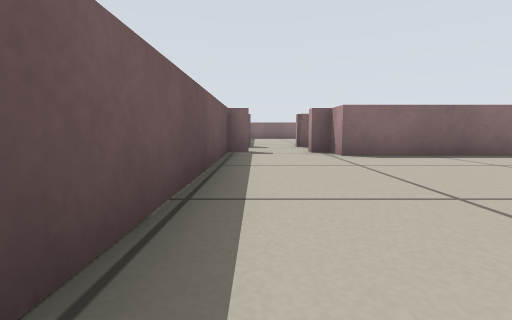
View 1 (above)

24 first-person views from a walk through a robot-simulator world made for Stage. The camera is 0.25 m above the floor, tilts 6° down and sees 85° across. Floor lines are 1 m apart. The floor is counted in squares, 0.5 m on a side. Each view is taken from the middle of a square. On the plan, view 1 faces up. The plan holds only what a view shows up to about 9 squares ahead; the rest is blank. Robots are left out.

View 2
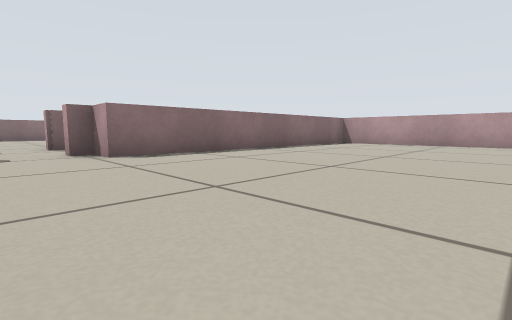

View 3
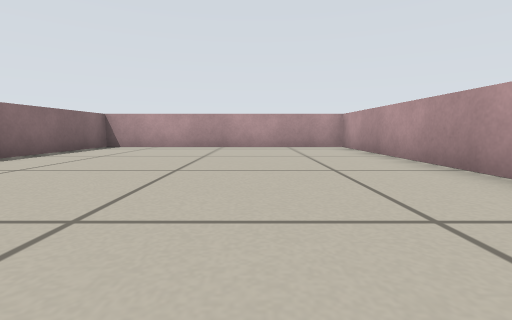

View 4
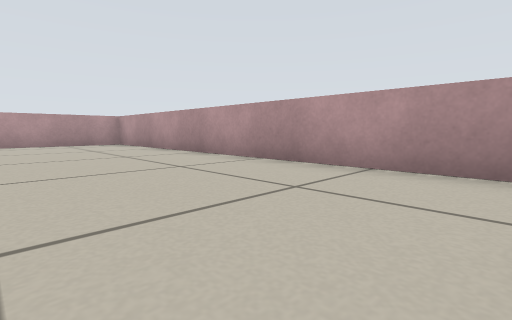

View 5
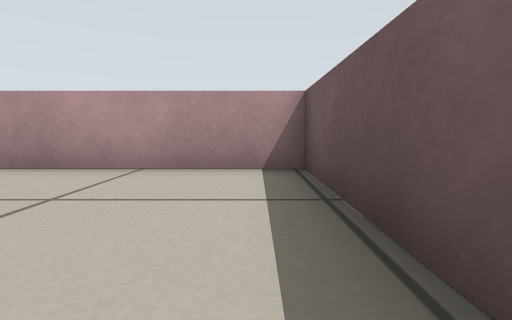

View 6
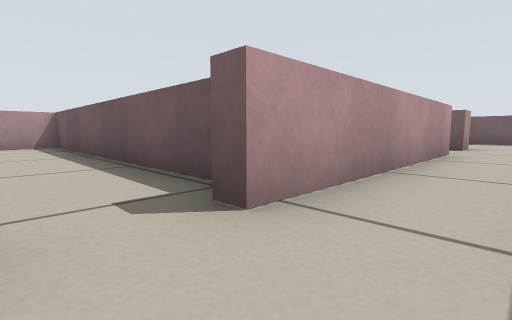

View 7
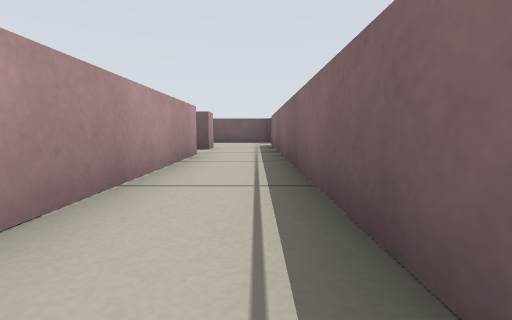

View 8
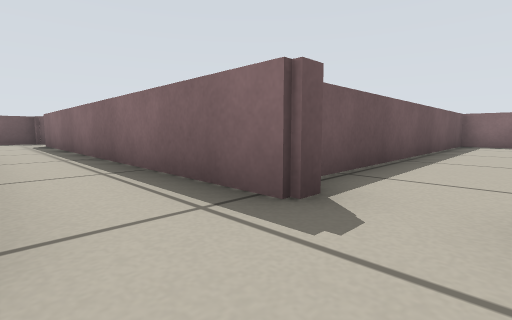

View 9
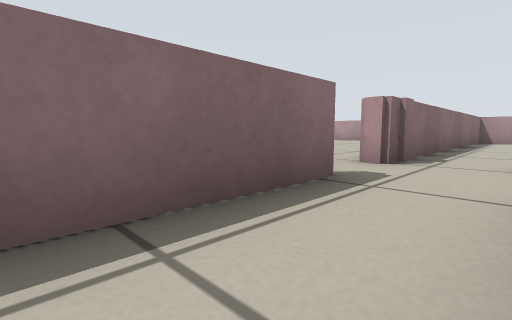

View 10
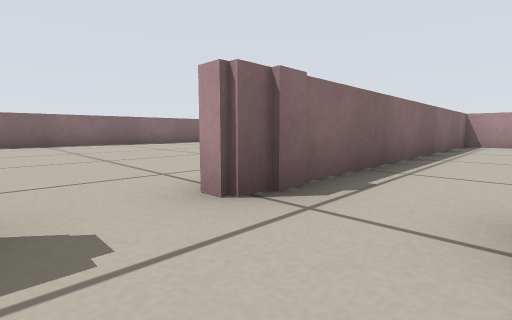

View 11
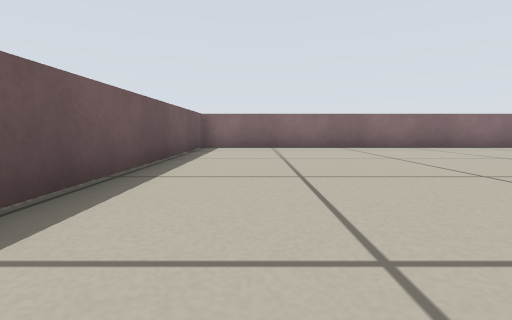

View 12
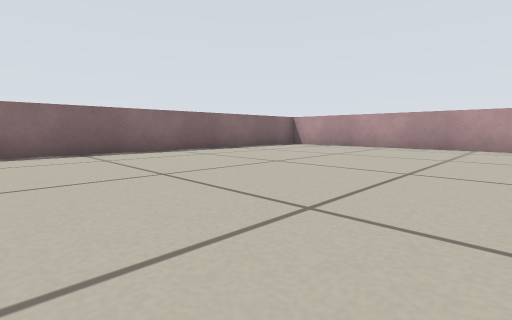

View 13
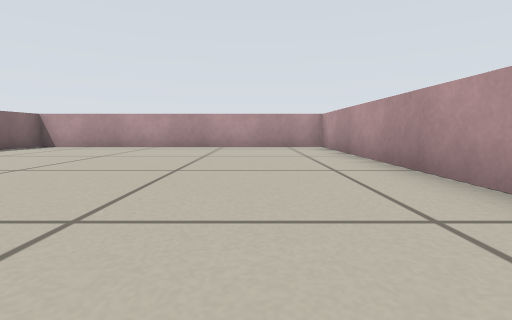

View 14
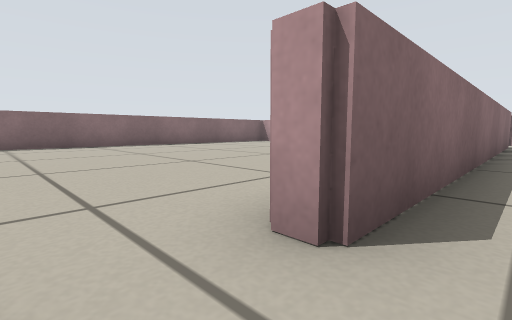

View 15
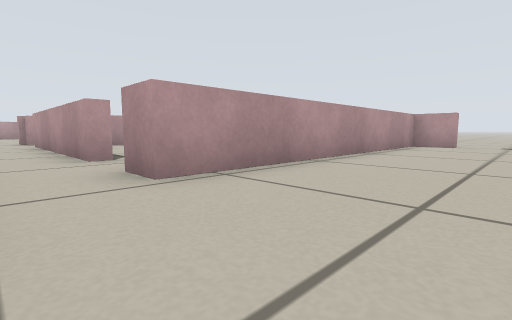

View 16
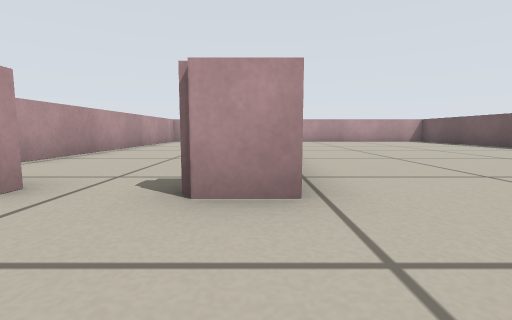

View 17
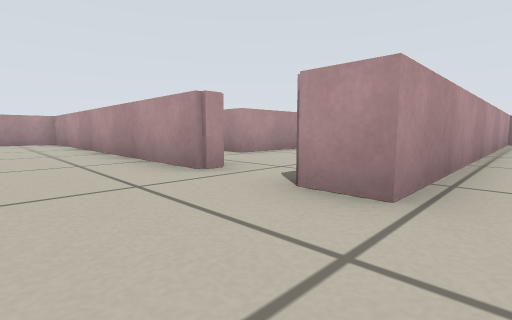

View 18
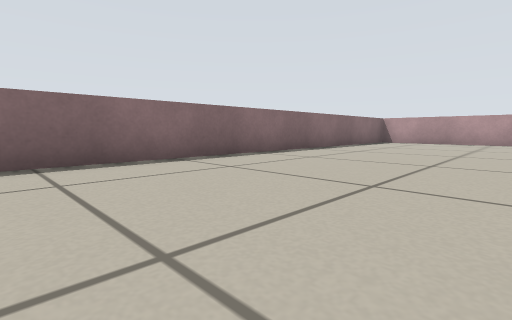

View 19
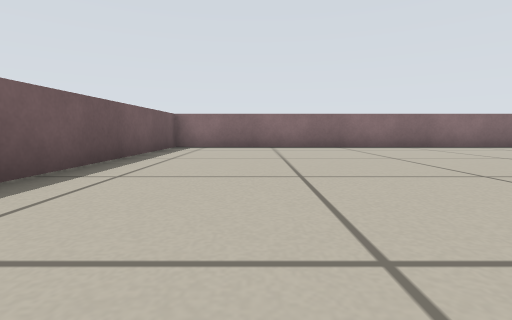

View 20
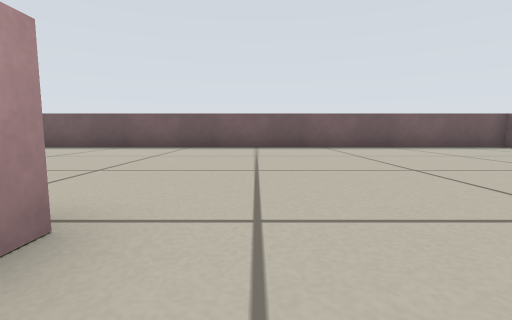

View 21
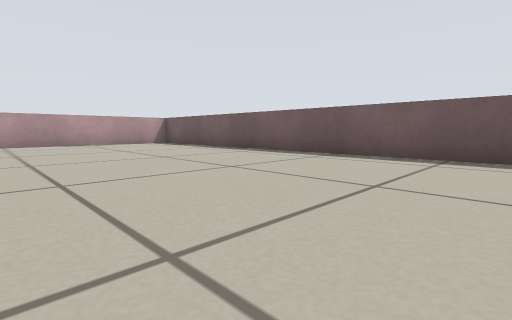

View 22
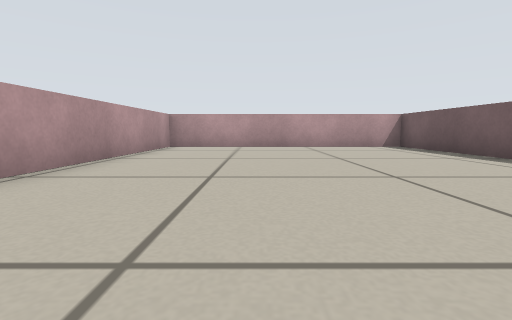

View 23
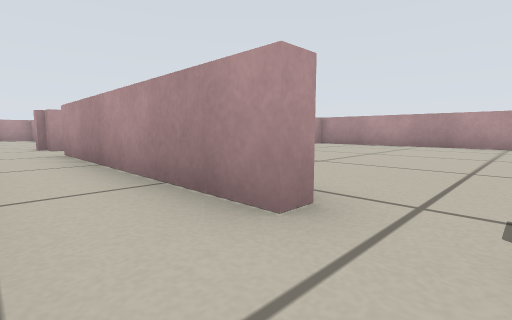

View 24
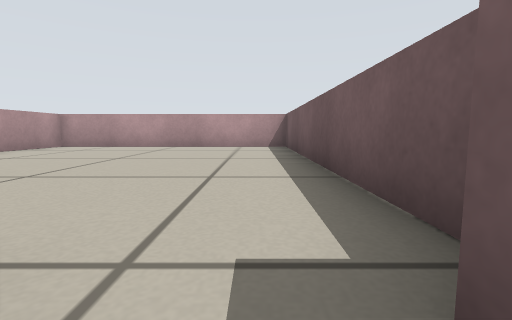

### Floor plan
Points are (right, up) in squares from view 1. A wall is a line through its corners. A room is listed if a view was taken in it or the views show most of it. See-through windows are left out.
Room 1 (views 1, 2, 3, 4, 5)
walls: (-0.1, 6.4) (-0.6, 6.4) (-0.6, -1.6) (10.5, -1.6) (10.5, 5.6) (1.7, 5.6) (1.7, 6.4) (1.2, 6.4)
ways out: opening at (0.5, 6) to room 2
Room 2 (views 6, 7, 8, 9, 10, 11, 23, 24)
walls: (1.6, 6.9) (2.1, 6.9); (1.2, 6.7) (1.8, 6.7); (-0.2, 9) (-0.2, 8.5) (-8.5, 8.5); (-6, 6.7) (-0.1, 6.7); (-8.3, 6.7) (-7.4, 6.7); (10.5, 7.4) (10.5, 8.5) (1.3, 8.5) (1.3, 9)
ways out: opening at (0.5, 6) to room 1; opening at (0.5, 9) to room 3; opening at (-8, 7.5) to room 4; opening at (-6.5, 6) to room 5
Room 3 (views 12, 13)
walls: (4.1, 9) (10.5, 9) (10.5, 17.5) (-0.6, 17.5) (-0.6, 9.6)
ways out: opening at (0.5, 9) to room 2
Room 4 (views 14, 15, 16, 17, 18, 19, 20, 21, 22)
walls: (-8.5, 8.5) (-10, 8.5) (-10, 9) (-2.1, 9); (-9.4, -1.6) (-8.3, -1.6) (-8.3, 6.7); (-4.6, 17.5) (-19.4, 17.5) (-19.4, -1.6) (-12.3, -1.6) (-12.3, 9) (-11.4, 9)
ways out: opening at (-8, 7.5) to room 2; opening at (-10, -2)
Room 5 (no view inside)
walls: (-7.9, 5.9) (-7.9, -1.6) (-1, -1.6) (-1, 0.5)
ways out: opening at (-6.5, 6) to room 2

Positions as (right, up) in squares from view 1, and headings:
1: (0, 0), facing up
2: (0, 0), facing up-right
3: (2, 1), facing right
4: (0, 2), facing down-right
5: (0, 2), facing down
6: (1, 8), facing down-left
7: (0, 8), facing left
8: (1, 7), facing up-left
9: (-3, 7), facing up-right
10: (0, 7), facing up-right
11: (1, 9), facing up
12: (2, 11), facing up-right
13: (2, 11), facing right
14: (-11, 8), facing up-right
15: (-11, 8), facing down-right
16: (-12, 11), facing down
17: (-13, 11), facing down-right
18: (-13, 13), facing up-right
19: (-17, 9), facing up
20: (-11, 10), facing left
21: (-14, 9), facing down-left
22: (-15, 7), facing down
23: (-7, 8), facing down-right
24: (-7, 7), facing down
